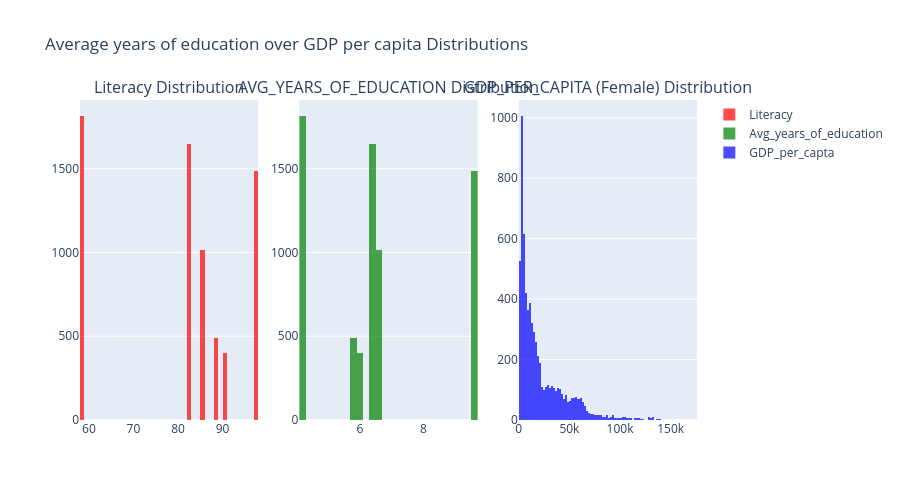

The notebook cell saved with this chart:
### Markdown cell above
### Univariate Analysis (df_edu)

### Code cell
fig = make_subplots(rows=1, cols=3, subplot_titles=(
    'Literacy Distribution', 
    'AVG_YEARS_OF_EDUCATION Distribution', 
    'GDP_PER_CAPITA (Female) Distribution'))

fig.add_trace(go.Histogram(x=df_avg['LITERACY_RATE'], name='Literacy', marker_color='red', opacity=0.7), row=1, col=1)
fig.add_trace(go.Histogram(x=df_avg['AVG_YEARS_OF_EDUCATION'], name='Avg_years_of_education', marker_color='green', opacity=0.7), row=1, col=2)
fig.add_trace(go.Histogram(x=df_avg['GDP_PCAP'], name='GDP_per_capta', marker_color='blue', opacity=0.7), row=1, col=3)
fig.update_layout(title_text='Average years of education over GDP per capita Distributions', height=500, showlegend=True)
fig.show()

### Figure 1 — Plotly figure (JSON) as saved in the notebook; plotly's stock layout.template omitted (floating-point values rounded to 4 significant figures; data arrays with more than 128 entries replaced by an {"elided": "..."} marker saying what was removed)
{"data": [{"marker": {"color": "red"}, "name": "Literacy", "opacity": 0.7, "type": "histogram", "x": {"elided": "6847 float values"}, "xaxis": "x", "yaxis": "y"}, {"marker": {"color": "green"}, "name": "Avg_years_of_education", "opacity": 0.7, "type": "histogram", "x": {"elided": "6847 float values"}, "xaxis": "x2", "yaxis": "y2"}, {"marker": {"color": "blue"}, "name": "GDP_per_capta", "opacity": 0.7, "type": "histogram", "x": {"elided": "6847 float values"}, "xaxis": "x3", "yaxis": "y3"}], "layout": {"annotations": [{"font": {"size": 16}, "showarrow": false, "text": "Literacy Distribution", "x": 0.1444, "xanchor": "center", "xref": "paper", "y": 1, "yanchor": "bottom", "yref": "paper"}, {"font": {"size": 16}, "showarrow": false, "text": "AVG_YEARS_OF_EDUCATION Distribution", "x": 0.5, "xanchor": "center", "xref": "paper", "y": 1, "yanchor": "bottom", "yref": "paper"}, {"font": {"size": 16}, "showarrow": false, "text": "GDP_PER_CAPITA (Female) Distribution", "x": 0.8556, "xanchor": "center", "xref": "paper", "y": 1, "yanchor": "bottom", "yref": "paper"}], "height": 500, "showlegend": true, "title": {"text": "Average years of education over GDP per capita Distributions"}, "xaxis": {"anchor": "y", "domain": [0, 0.2889]}, "xaxis2": {"anchor": "y2", "domain": [0.3556, 0.6444]}, "xaxis3": {"anchor": "y3", "domain": [0.7111, 1]}, "yaxis": {"anchor": "x", "domain": [0, 1]}, "yaxis2": {"anchor": "x2", "domain": [0, 1]}, "yaxis3": {"anchor": "x3", "domain": [0, 1]}}}
